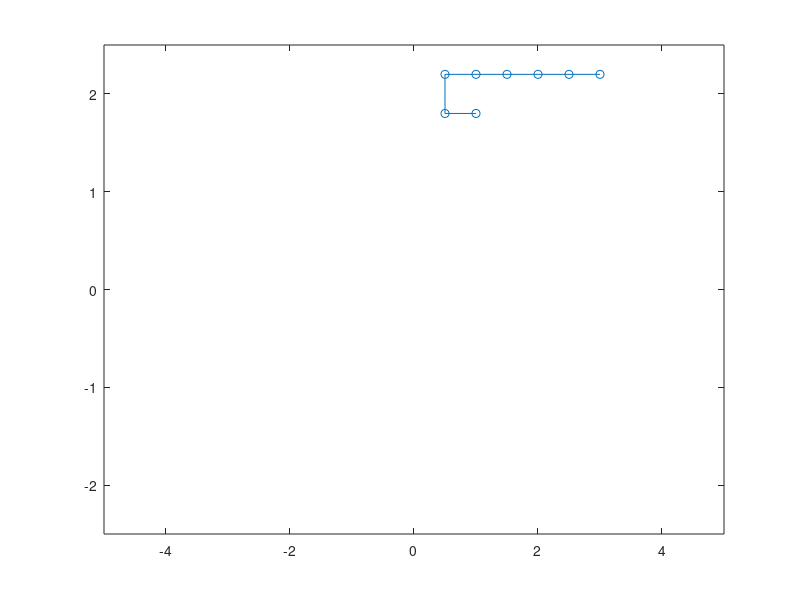

Write the MATLAB code that produced this figure. (Note: this script raises an error after producing the figure.)
x = [3 2.5 2 1.5 1 0.5 0.5 1];
y = [2.2 2.2 2.2 2.2 2.2 2.2 1.8 1.8];

plot(x, y, '-o');
axis([-5 5 -2.5 2.5]);

%%
plot(coords_x, coords_y, '-o');
axis([-5 5 -2.5 2.5]);

%%

V = [-1, -0.7071; -0.7071, 0; 0, 0.7071; 0.7071, -1; 1, -0.7071];
T = 1;

[val,idx]=min(abs(V(:,1)-T));
V(idx,:)